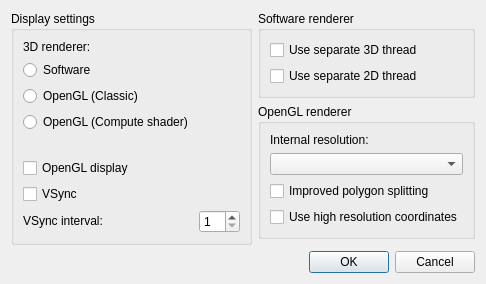
<?xml version="1.0" encoding="UTF-8"?>
<ui version="4.0">
 <class>VideoSettingsDialog</class>
 <widget class="QDialog" name="VideoSettingsDialog">
  <property name="geometry">
   <rect>
    <x>0</x>
    <y>0</y>
    <width>427</width>
    <height>262</height>
   </rect>
  </property>
  <property name="sizePolicy">
   <sizepolicy hsizetype="Preferred" vsizetype="Preferred">
    <horstretch>0</horstretch>
    <verstretch>0</verstretch>
   </sizepolicy>
  </property>
  <property name="windowTitle">
   <string>Video settings - melonDS</string>
  </property>
  <layout class="QGridLayout" name="gridLayout">
   <property name="sizeConstraint">
    <enum>QLayout::SetFixedSize</enum>
   </property>
   <property name="horizontalSpacing">
    <number>6</number>
   </property>
   <item row="1" column="1">
    <widget class="QGroupBox" name="groupBox_3">
     <property name="title">
      <string>OpenGL renderer</string>
     </property>
     <layout class="QGridLayout" name="gridLayout_4">
      <item row="0" column="0">
       <widget class="QLabel" name="label_3">
        <property name="text">
         <string>Internal resolution:</string>
        </property>
       </widget>
      </item>
      <item row="2" column="0">
       <widget class="QCheckBox" name="cbBetterPolygons">
        <property name="whatsThis">
         <string>&lt;html&gt;&lt;head/&gt;&lt;body&gt;&lt;p&gt;Enabling this may help reduce distortion on quads and more complex polygons, but may also reduce performance.&lt;/p&gt;&lt;/body&gt;&lt;/html&gt;</string>
        </property>
        <property name="text">
         <string>Improved polygon splitting</string>
        </property>
       </widget>
      </item>
      <item row="1" column="0">
       <widget class="QComboBox" name="cbxGLResolution">
        <property name="whatsThis">
         <string>&lt;html&gt;&lt;head/&gt;&lt;body&gt;&lt;p&gt;The resolution at which the 3D graphics will be rendered. Higher resolutions improve graphics quality when the main window is enlarged, but may also cause glitches.&lt;/p&gt;&lt;/body&gt;&lt;/html&gt;</string>
        </property>
       </widget>
      </item>
      <item row="3" column="0">
       <widget class="QCheckBox" name="cbxComputeHiResCoords">
        <property name="text">
         <string>Use high resolution coordinates</string>
        </property>
       </widget>
      </item>
     </layout>
    </widget>
   </item>
   <item row="0" column="1">
    <widget class="QGroupBox" name="groupBox_2">
     <property name="title">
      <string>Software renderer</string>
     </property>
     <layout class="QGridLayout" name="gridLayout_3">
      <item row="0" column="0">
       <widget class="QCheckBox" name="cbIs3DSoftwareRenderingThreaded">
        <property name="whatsThis">
         <string>&lt;html&gt;&lt;head/&gt;&lt;body&gt;&lt;p&gt;Run the software 3D renderer on a separate thread. Yields better performance on multi-core CPUs.&lt;/p&gt;&lt;/body&gt;&lt;/html&gt;</string>
        </property>
        <property name="text">
         <string>Use separate 3D thread</string>
        </property>
       </widget>
      </item>
      <item row="1" column="0">
       <widget class="QCheckBox" name="cbIs2DSoftwareRenderingThreaded">
        <property name="whatsThis">
         <string>&lt;html&gt;&lt;head/&gt;&lt;body&gt;&lt;p&gt;Run the software 2D renderer on a separate thread. Yields better performance on multi-core CPUs.&lt;/p&gt;&lt;/body&gt;&lt;/html&gt;</string>
        </property>
        <property name="text">
         <string>Use separate 2D thread</string>
        </property>
       </widget>
      </item>
     </layout>
    </widget>
   </item>
   <item row="4" column="0" colspan="2">
    <widget class="QDialogButtonBox" name="buttonBox">
     <property name="orientation">
      <enum>Qt::Horizontal</enum>
     </property>
     <property name="standardButtons">
      <set>QDialogButtonBox::Cancel|QDialogButtonBox::Ok</set>
     </property>
    </widget>
   </item>
   <item row="0" column="0" rowspan="3" alignment="Qt::AlignTop">
    <widget class="QGroupBox" name="groupBox">
     <property name="title">
      <string>Display settings</string>
     </property>
     <layout class="QGridLayout" name="gridLayout_2">
      <item row="7" column="1">
       <widget class="QSpinBox" name="sbVSyncInterval">
        <property name="whatsThis">
         <string>&lt;html&gt;&lt;head/&gt;&lt;body&gt;&lt;p&gt;The interval at which to synchronize to the monitor's refresh rate. Set to 1 for a 60Hz monitor, 2 for 120Hz, ...&lt;/p&gt;&lt;/body&gt;&lt;/html&gt;</string>
        </property>
        <property name="minimum">
         <number>1</number>
        </property>
        <property name="maximum">
         <number>20</number>
        </property>
       </widget>
      </item>
      <item row="5" column="0" colspan="2">
       <widget class="QCheckBox" name="cbGLDisplay">
        <property name="whatsThis">
         <string>&lt;html&gt;&lt;head/&gt;&lt;body&gt;&lt;p&gt;Use OpenGL to draw the DS screens to the main window. May result in better frame pacing. Mandatory when using the OpenGL 3D renderer.&lt;/p&gt;&lt;/body&gt;&lt;/html&gt;</string>
        </property>
        <property name="text">
         <string>OpenGL display</string>
        </property>
       </widget>
      </item>
      <item row="4" column="0" colspan="2">
       <spacer name="verticalSpacer">
        <property name="orientation">
         <enum>Qt::Vertical</enum>
        </property>
        <property name="sizeType">
         <enum>QSizePolicy::Fixed</enum>
        </property>
        <property name="sizeHint" stdset="0">
         <size>
          <width>20</width>
          <height>20</height>
         </size>
        </property>
       </spacer>
      </item>
      <item row="6" column="0" colspan="2">
       <widget class="QCheckBox" name="cbVSync">
        <property name="whatsThis">
         <string>&lt;html&gt;&lt;head/&gt;&lt;body&gt;&lt;p&gt;When using OpenGL, synchronize the video output to your monitor's refresh rate.&lt;/p&gt;&lt;/body&gt;&lt;/html&gt;</string>
        </property>
        <property name="text">
         <string>VSync</string>
        </property>
       </widget>
      </item>
      <item row="7" column="0">
       <widget class="QLabel" name="label_2">
        <property name="sizePolicy">
         <sizepolicy hsizetype="Fixed" vsizetype="Fixed">
          <horstretch>0</horstretch>
          <verstretch>0</verstretch>
         </sizepolicy>
        </property>
        <property name="whatsThis">
         <string>&lt;html&gt;&lt;head/&gt;&lt;body&gt;&lt;p&gt;The interval at which to synchronize to the monitor's refresh rate. Set to 1 for a 60Hz monitor, 2 for 120Hz, ...&lt;/p&gt;&lt;/body&gt;&lt;/html&gt;</string>
        </property>
        <property name="text">
         <string>VSync interval:</string>
        </property>
       </widget>
      </item>
      <item row="2" column="0" colspan="2">
       <widget class="QRadioButton" name="rb3DOpenGL">
        <property name="whatsThis">
         <string>&lt;html&gt;&lt;head/&gt;&lt;body&gt;&lt;p&gt;The OpenGL renderer may be faster than software and supports graphical enhancements, but is more prone to glitches.&lt;/p&gt;&lt;/body&gt;&lt;/html&gt;</string>
        </property>
        <property name="text">
         <string>OpenGL (Classic)</string>
        </property>
       </widget>
      </item>
      <item row="1" column="0" colspan="2">
       <widget class="QRadioButton" name="rb3DSoftware">
        <property name="whatsThis">
         <string>&lt;html&gt;&lt;head/&gt;&lt;body&gt;&lt;p&gt;The software renderer is more accurate and less prone to rendering glitches, but requires more CPU power.&lt;/p&gt;&lt;/body&gt;&lt;/html&gt;</string>
        </property>
        <property name="text">
         <string>Software</string>
        </property>
       </widget>
      </item>
      <item row="0" column="0" colspan="2">
       <widget class="QLabel" name="label">
        <property name="text">
         <string>3D renderer:</string>
        </property>
       </widget>
      </item>
      <item row="3" column="0">
       <widget class="QRadioButton" name="rb3DCompute">
        <property name="text">
         <string>OpenGL (Compute shader)</string>
        </property>
       </widget>
      </item>
     </layout>
    </widget>
   </item>
  </layout>
 </widget>
 <tabstops>
  <tabstop>rb3DSoftware</tabstop>
  <tabstop>rb3DOpenGL</tabstop>
  <tabstop>cbGLDisplay</tabstop>
  <tabstop>cbVSync</tabstop>
  <tabstop>sbVSyncInterval</tabstop>
  <tabstop>cbIs3DSoftwareRenderingThreaded</tabstop>
  <tabstop>cbIs2DSoftwareRenderingThreaded</tabstop>
  <tabstop>cbxGLResolution</tabstop>
  <tabstop>cbBetterPolygons</tabstop>
 </tabstops>
 <resources/>
 <connections>
  <connection>
   <sender>buttonBox</sender>
   <signal>accepted()</signal>
   <receiver>VideoSettingsDialog</receiver>
   <slot>accept()</slot>
   <hints>
    <hint type="sourcelabel">
     <x>248</x>
     <y>254</y>
    </hint>
    <hint type="destinationlabel">
     <x>157</x>
     <y>274</y>
    </hint>
   </hints>
  </connection>
  <connection>
   <sender>buttonBox</sender>
   <signal>rejected()</signal>
   <receiver>VideoSettingsDialog</receiver>
   <slot>reject()</slot>
   <hints>
    <hint type="sourcelabel">
     <x>316</x>
     <y>260</y>
    </hint>
    <hint type="destinationlabel">
     <x>286</x>
     <y>274</y>
    </hint>
   </hints>
  </connection>
 </connections>
</ui>
